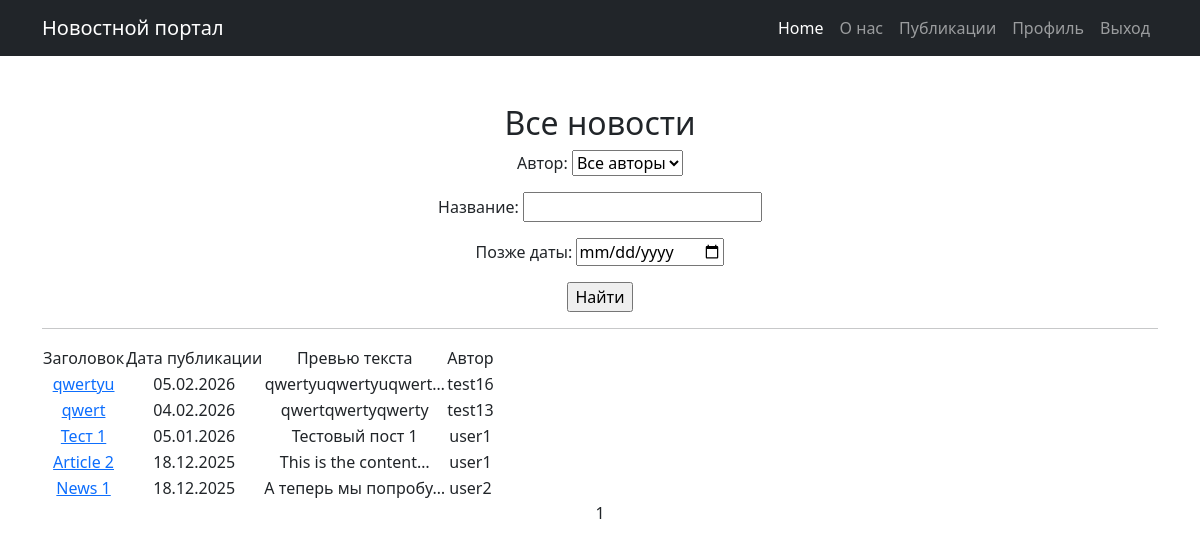
Screenshot of / (signed in) with the database file from the repository.
### news/models.py (models this page shows, shortened)
class Post(models.Model):
    news = 'N'
    article = 'A'
    TYPES = [(news, 'Новость'), (article, 'Статья')]
    type = models.CharField(max_length=1, choices=TYPES, default=news)
    time_in = models.DateTimeField(auto_now_add=True)
    title = models.CharField(max_length=255)
    text = models.TextField()
    rating = models.IntegerField(default=0)
    author = models.ForeignKey('Author', on_delete=models.CASCADE, related_name='posts')
    categories = models.ManyToManyField('Category', through='PostCategory')

class Author(models.Model):
    user = models.OneToOneField(User, on_delete=models.CASCADE, related_name="author_profile")
    rating = models.IntegerField(default=0)
    def __str__(self):
        return self.user.username

### news/views.py (the view)
# urls.py: path('', PostList.as_view(), name='post_list'),
class PostList(ListView):
    model = Post
    ordering = '-time_in'
    template_name = 'news/posts.html'
    context_object_name = 'posts'
    paginate_by = 10
    def get_queryset(self):
        queryset = super().get_queryset()
        self.filterset = PostFilter(self.request.GET, queryset=queryset)
        return self.filterset.qs
    def get_context_data(self, **kwargs):
        context = super().get_context_data(**kwargs)
        context['filterset'] = self.filterset
        return context

### news/templatetags/custom_filters.py (called while the page is built)
@register.filter()
def censor(value):
    if not isinstance(value, str):
        return value
    text = value
    for word in BAD_WORDS:
        if word.lower() in text.lower():
            replacement = word[0] + '*' * (len(word) - 1)
            text = text.replace(word, replacement)
    return text

### news/templates/news/posts.html (shortened to what this page needs)
{% extends 'default.html' %}
{% load custom_filters %}
{% load custom_tags %}
{% block content %}
    <h2> Все новости </h2>
   <form action="" method="get">
       {{ filterset.form.as_p }}
       <input type="submit" value="Найти" />
   </form>
    <hr>
    {% if posts %}
        <table>
            <tr>
                <td>Заголовок</td>
                <td>Дата публикации</td>
                <td>Превью текста</td>
                <td>Автор</td>
            </tr>
            {% for post in posts %}
            <tr>
                <td><a href="{% url 'post_detail' post.id %}">{{ post.title|censor }}</a></td>
                <td>{{ post.time_in|date:'d.m.Y' }}</td>
                <td>{{ post.text|truncatechars:20|censor }}</td>
                <td> {{post.author}}</td>
            </tr>
            {% endfor %}
        </table>
    {% else %}
        <h2>Новостей нет!</h2>
    {% endif %}
   {{ page_obj.number }}
{% endblock %}

### rows the page displays
Post: title|censor "qwertyu", time_in "05.02.2026", text|censor "qwertyuqwertyuqwert…", author "test16"
Post: title|censor "qwert", time_in "04.02.2026", text|censor "qwertqwertyqwerty", author "test13"
Post: title|censor "Тест 1", time_in "05.01.2026", text|censor "Тестовый пост 1", author "user1"
Post: title|censor "Article 2", time_in "18.12.2025", text|censor "This is the content…", author "user1"
Post: title|censor "News 1", time_in "18.12.2025", text|censor "А теперь мы попробу…", author "user2"

### other values shown
{{ page_obj.number }} "1"
